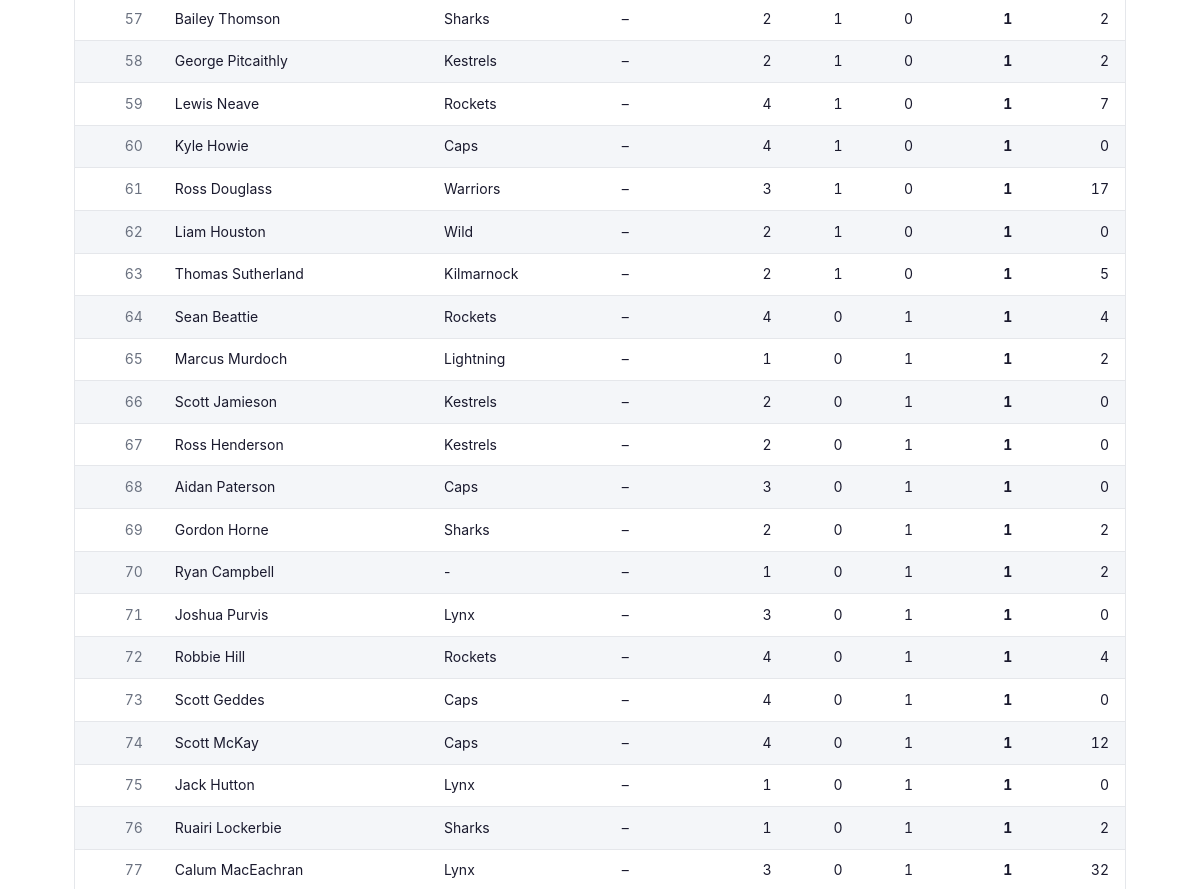
/statistics/skaters/?comp=Scottish+Cup (middle part), run on an earlier commit of the app's database.
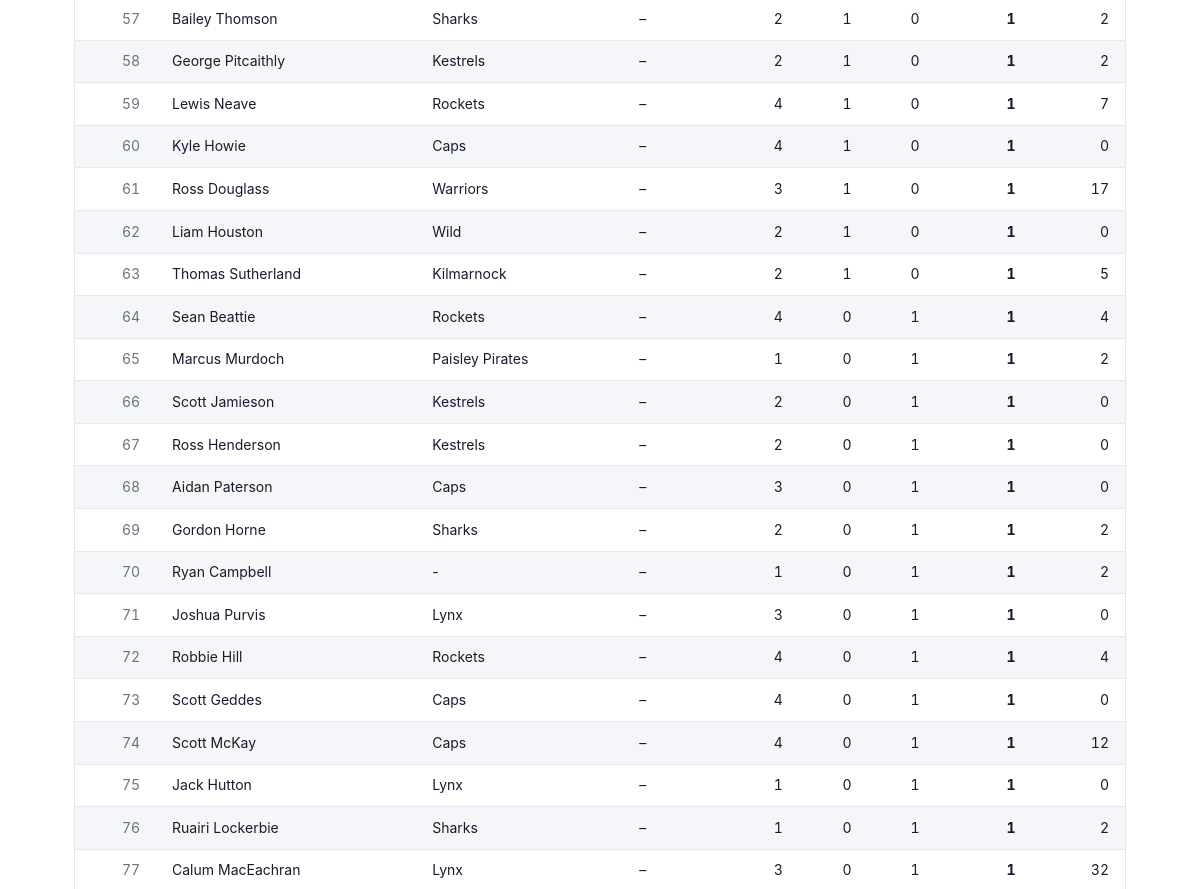
And on a later commit of the database.
### tables this page shows
CREATE TABLE season_skater_stats (
            id             INTEGER PRIMARY KEY,
            competition_id INTEGER NOT NULL REFERENCES competitions(id),
            player_id      INTEGER NOT NULL REFERENCES players(id),
            team_id        INTEGER NOT NULL REFERENCES teams(id),
            position       TEXT,
            gp             INTEGER,
            goals          INTEGER,
            assists        INTEGER,
            total_points   INTEGER,
            pim            INTEGER,
            scraped_at     TEXT    NOT NULL,
            UNIQUE (competition_id, player_id)
        );

CREATE TABLE teams (
            id   INTEGER PRIMARY KEY,
            slug TEXT    NOT NULL UNIQUE,
            name TEXT    NOT NULL
        );

CREATE TABLE players (
            id   INTEGER PRIMARY KEY,
            slug TEXT    NOT NULL UNIQUE,
            name TEXT    NOT NULL
        );

### web/app.py (the view)
@app.route("/statistics/skaters/")
def stats_skaters():
    comp = request.args.get("comp", "SNL")
    if comp not in COMPETITIONS:
        comp = "SNL"
    skaters = db_queries.get_skater_stats(comp)
    return render_template(
        "stats_skaters.html",
        comp=comp,
        competitions=COMPETITIONS,
        skaters=skaters,
    )

### web/app.py (called while the page is built)
@app.context_processor
def inject_globals():
    return {"current_year": date.today().year}

### web/db_queries.py (called while the page is built)
def get_connection():
    conn = sqlite3.connect(DB_PATH)
    conn.row_factory = sqlite3.Row
    conn.execute("PRAGMA journal_mode=WAL")
    conn.execute("PRAGMA foreign_keys=ON")
    return conn

def get_skater_stats(comp_name="SNL"):
    conn = get_connection()
    try:
        rows = conn.execute(
            """
            SELECT p.name AS player_name, t.name AS team_name,
                   s.position, s.gp, s.goals, s.assists, s.total_points, s.pim
            FROM season_skater_stats s
            JOIN players p ON p.id = s.player_id
            JOIN teams t ON t.id = s.team_id
            JOIN competitions c ON c.id = s.competition_id
            WHERE c.name = ?
            ORDER BY s.total_points DESC, s.goals DESC, s.assists DESC
            """,
            (comp_name,),
        ).fetchall()
        return [dict(r) for r in rows]
    finally:
        conn.close()

### web/templates/stats_skaters.html (shortened to what this page needs)
{% extends "base.html" %}
{% block content %}
{% if skaters %}
  <div class="table-wrapper">
    <table>
      <tbody>
        {% for s in skaters %}
          <tr>
            <td class="num text-muted">{{ loop.index }}</td>
            <td>{{ s.player_name }}</td>
            <td>{{ s.team_name }}</td>
            <td>{{ s.position or '–' }}</td>
            <td class="num">{{ s.gp }}</td>
            <td class="num">{{ s.goals }}</td>
            <td class="num">{{ s.assists }}</td>
            <td class="num"><strong>{{ s.total_points }}</strong></td>
            <td class="num">{{ s.pim }}</td>
          </tr>
        {% endfor %}
      </tbody>
    </table>
  </div>
{% else %}
  <p class="no-data">No skater stats available for {{ comp }}.</p>
{% endif %}
{% endblock %}

What changed in the data, as far as the page shows it:
changed through a linked row, season_skater_stats "Marcus Murdoch": team_name "Lightning" → "Paisley Pirates"
